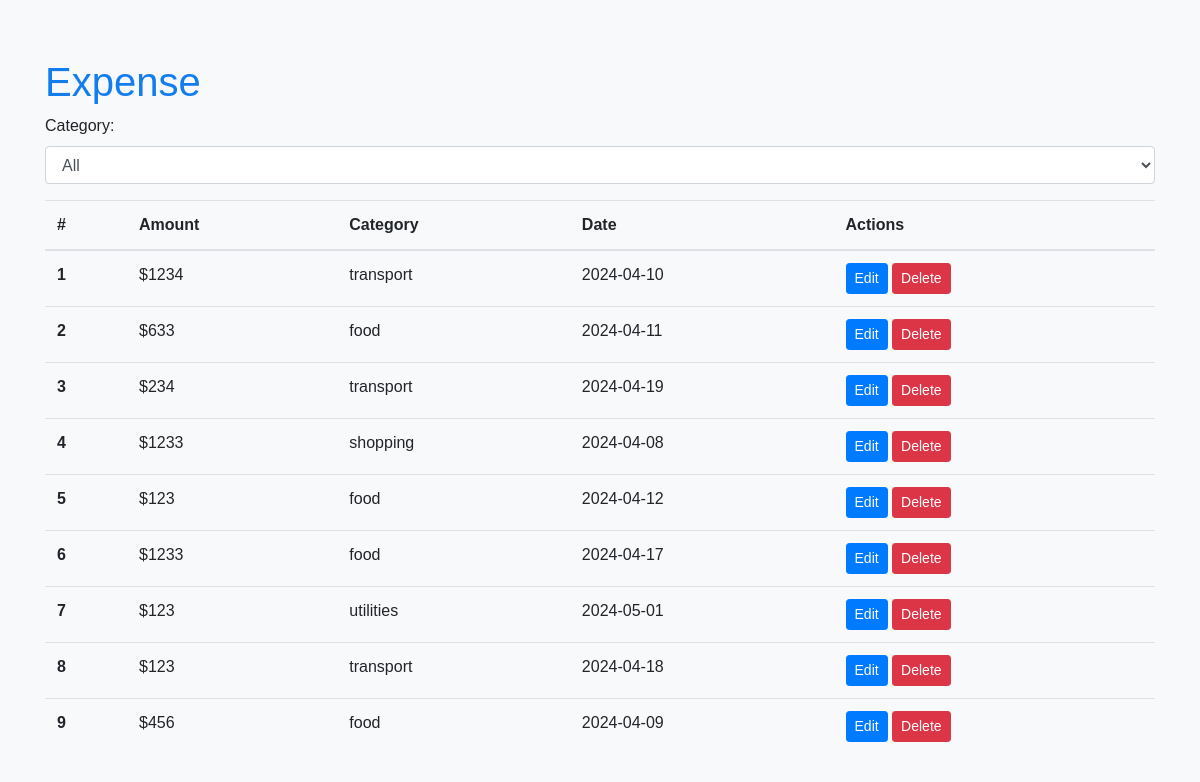
Page /viewexpense (signed in) on the earlier database version.
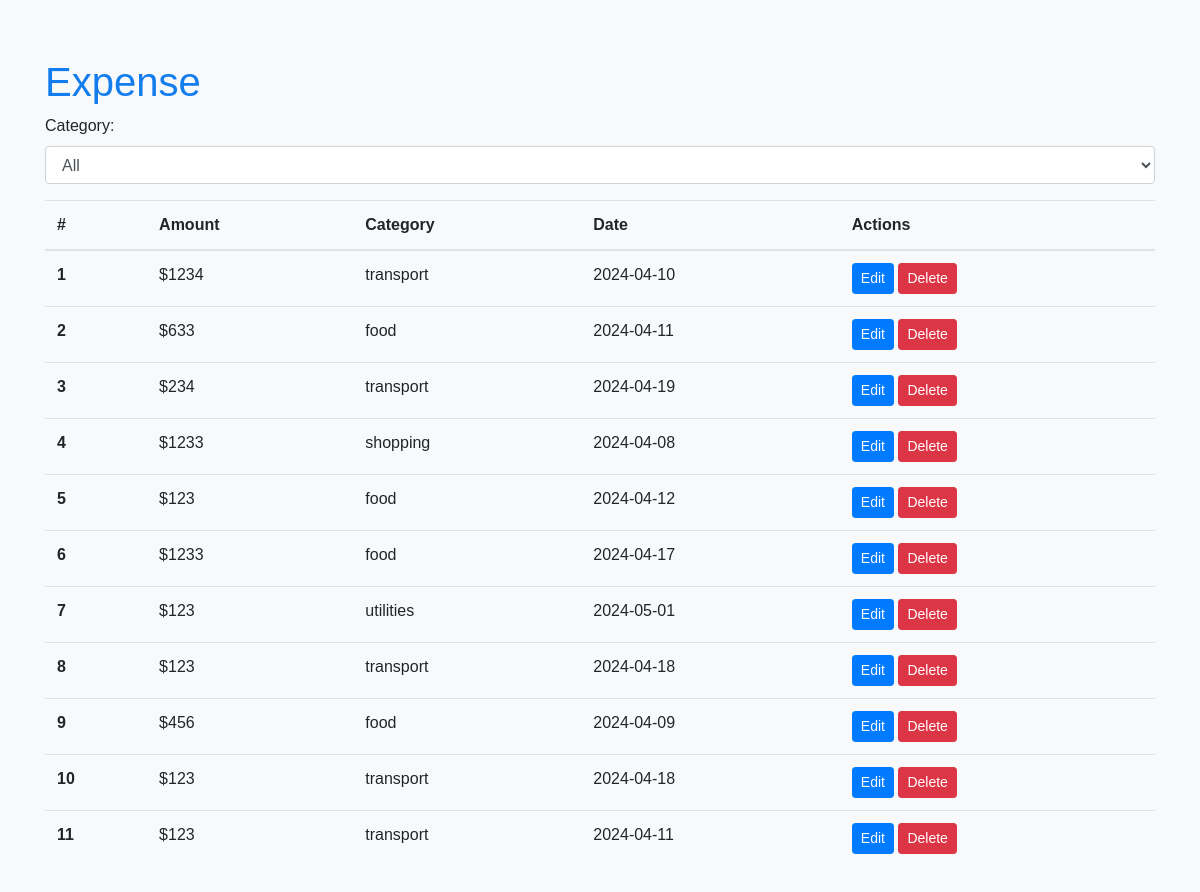
Same page on the later database version.
### tables this page shows
CREATE TABLE expense
                 (id INTEGER PRIMARY KEY AUTOINCREMENT, 
                 userid INTEGER,
                 amount DECIMAL(10, 2) NOT NULL,
                 category VARCHAR(50) NOT NULL,
                 description TEXT,
                 date DATE NOT NULL,
                 created_at TIMESTAMP DEFAULT CURRENT_TIMESTAMP);

### app.py (the view)
@app.route('/viewexpense')
def show_expenses():
    expenses = fetch_actual_expenses()
    conn = sqlite3.connect('expense_tracker.db')
    conn.row_factory = sqlite3.Row
    cur = conn.cursor()
    cur.execute("SELECT DISTINCT category FROM expense")
    categories = [row['category'] for row in cur.fetchall()]
    return render_template('viewexpense.html', expenses=expenses,categories=categories)

### app.py (called while the page is built)
def fetch_actual_expenses():
    conn = sqlite3.connect('expense_tracker.db')
    cur = conn.cursor()
    cur.execute("SELECT  id,amount, category, date FROM expense WHERE userid = ?", (session['userid'],))
    expenses = cur.fetchall()
    conn.close()
    return expenses

### templates/viewexpense.html (shortened to what this page needs)
<!DOCTYPE html>
<html lang="en">
<head>
    <link rel="stylesheet" href="https://stackpath.bootstrapcdn.com/bootstrap/4.5.2/css/bootstrap.min.css">
</head>
<body>
    <div class="container mt-5">
        <h1 style="color: #137dee;">Expense</h1>
        <div class="filter-container mb-3">
            <label for="categoryFilter">Category:</label>
            <select id="categoryFilter" class="form-control">
                <option value="">All</option>
            </select>
        </div>
        <div class="row">
            <div class="col">
                <table class="table">
                    <thead>
                        <tr>
                            <th scope="col">#</th>
                            <th scope="col">Amount</th>
                            <th scope="col">Category</th>
                            <th scope="col">Date</th>
                            <th scope="col">Actions</th>
                        </tr>
                    </thead>
                    <tbody>
                        {% for expense in expenses %}
                    <tr>
                        <th scope="row">{{ loop.index }}</th>
                        <td>${{ expense[1] }}</td>
                        <td>{{ expense[2] }}</td>
                        <td>{{ expense[3] }}</td>
                        <td>
                            <a href="#" class="btn btn-sm btn-primary" onclick="loadPage('/edit/{{ expense[0] }}')">Edit</a>
                            <form action="#" method="post" style="display: inline;" onclick="loadPage('/delete/{{ expense[0]}}')" onsubmit="return confirm('Are you sure you want to delete this expense?');">
                                <input type="submit" value="Delete" class="btn btn-sm btn-danger">
                            </form>
                        </td>
                    </tr>
                          {% endfor %}
                    </tbody>
                </table>
            </div>
        </div>
    </div>
</body>
</html>

### templates/viewexpense.html (style rules this page uses)
body { font-family: Arial, sans-serif; background-color: #f8f9fa; padding: 10px; }

Differences in the rows shown:
added expense: amount "123", category "transport", date "2024-04-18"
added expense: amount "123", category "transport", date "2024-04-11"
